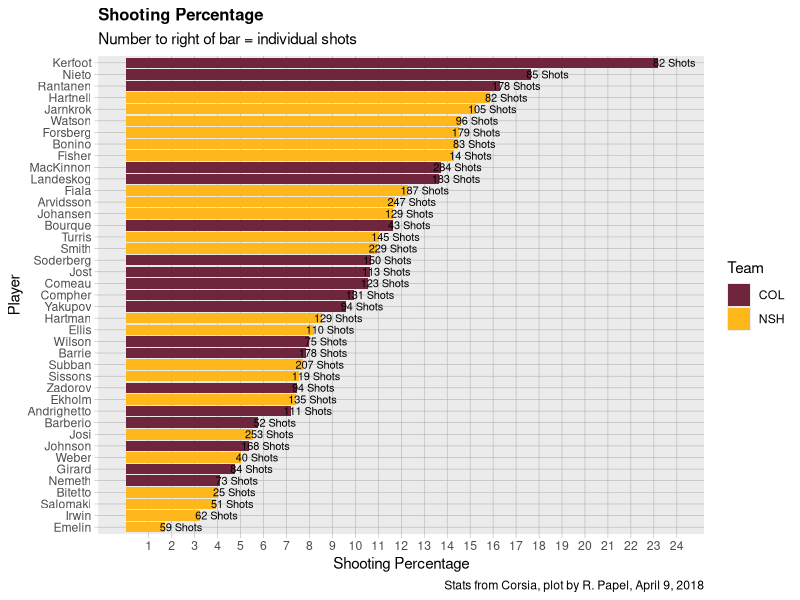

Recreate this plot in R.
#' ------------------------
#' Title: **NSH vs COL**
#' Subtitle: Pre-First Round Matchup
#' Date: April 9, 2018
#' By: Robert Papel
#' ------------------------

#' **Libraries** 

library(tidyverse)
library(rmarkdown)

firstRound <- read.csv("preds_avs.csv", header = TRUE, sep = ",", stringsAsFactors = FALSE)


#' **Visualizations**
 
teamColor <- c("#6F263D", # Colorado
               "#FFB81C") # Nashville

firstRound %>% 
  filter(ShootPerc > 0) %>% 
  ggplot(aes(x = reorder(Player, ShootPerc), 
                      y = ShootPerc, 
                      fill = Team)) +
  geom_col() +
  scale_fill_manual(values = teamColor) +
  labs(x = "Player", 
       y = "Shooting Percentage",
       title = "Shooting Percentage",
       subtitle = "Number to right of bar = individual shots",
       caption = "Stats from Corsia, plot by R. Papel, April 9, 2018") +
  scale_y_continuous(limits = c(0,24), 
                     breaks = c(1:24)) +
  coord_cartesian(ylim = c(0, 24)) +
  geom_text(nudge_y = 0.73, size = 2.80,
            aes(label = paste0(iSF, " Shots"))) +
  coord_flip() +
  theme(
    plot.title = element_text(face = "bold", size = 12),
    legend.background = element_rect(fill = "white", size = 4, colour = "white"),
    axis.ticks = element_line(colour = "grey70", size = 0.2),
    panel.grid.major = element_line(colour = "grey70", size = 0.2),
    panel.grid.minor = element_blank()
  )
